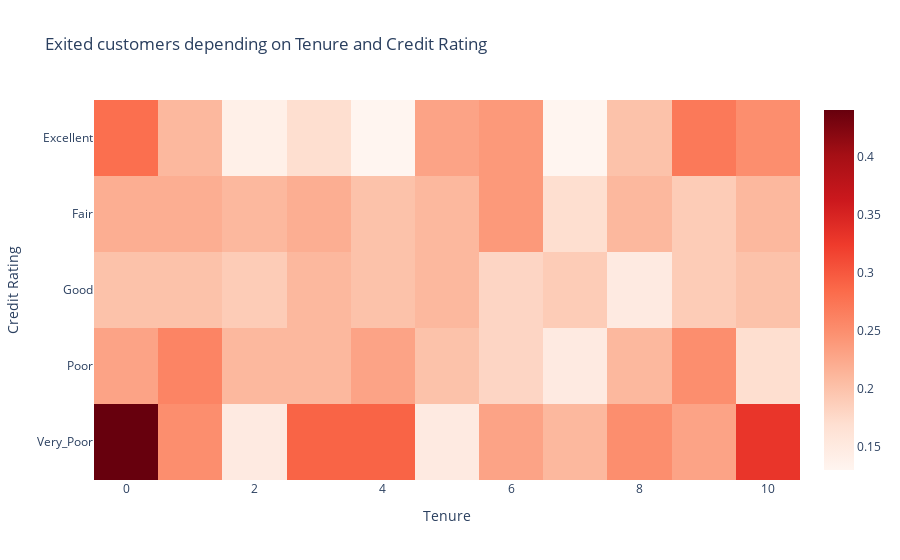

Notebook code cell kept with this figure:
### Code cell
heatmap_data = churn_data.groupby(['CreditScoreCat', 'Tenure'])['Exited'].mean().unstack().round(2)
heatmap_data.index.name = "Credit Rating"
# heatmap_data

chart = px.imshow(
    heatmap_data,
    title="Exited customers depending on Tenure and Credit Rating",
    color_continuous_scale='Reds'
)
chart.show()

### Figure 1 — Plotly figure (JSON) as saved in the notebook; plotly's stock layout.template omitted (floating-point values rounded to 4 significant figures)
{"data": [{"coloraxis": "coloraxis", "hovertemplate": "Tenure: %{x}<br>Credit Rating: %{y}<br>color: %{z}<extra></extra>", "name": "0", "type": "heatmap", "x": [0, 1, 2, 3, 4, 5, 6, 7, 8, 9, 10], "xaxis": "x", "y": ["Excellent", "Fair", "Good", "Poor", "Very_Poor"], "yaxis": "y", "z": [[0.28, 0.21, 0.14, 0.17, 0.13, 0.23, 0.24, 0.13, 0.2, 0.27, 0.25], [0.22, 0.22, 0.21, 0.22, 0.2, 0.21, 0.24, 0.17, 0.21, 0.19, 0.21], [0.2, 0.2, 0.19, 0.21, 0.2, 0.21, 0.18, 0.19, 0.15, 0.19, 0.2], [0.23, 0.26, 0.21, 0.21, 0.23, 0.2, 0.18, 0.15, 0.21, 0.25, 0.17], [0.44, 0.25, 0.15, 0.29, 0.29, 0.15, 0.23, 0.21, 0.25, 0.23, 0.33]]}], "layout": {"coloraxis": {"colorscale": [[0, "rgb(255,245,240)"], [0.125, "rgb(254,224,210)"], [0.25, "rgb(252,187,161)"], [0.375, "rgb(252,146,114)"], [0.5, "rgb(251,106,74)"], [0.625, "rgb(239,59,44)"], [0.75, "rgb(203,24,29)"], [0.875, "rgb(165,15,21)"], [1, "rgb(103,0,13)"]]}, "title": {"text": "Exited customers depending on Tenure and Credit Rating"}, "xaxis": {"anchor": "y", "constrain": "domain", "domain": [0, 1], "scaleanchor": "y", "title": {"text": "Tenure"}}, "yaxis": {"anchor": "x", "autorange": "reversed", "constrain": "domain", "domain": [0, 1], "title": {"text": "Credit Rating"}}}}
